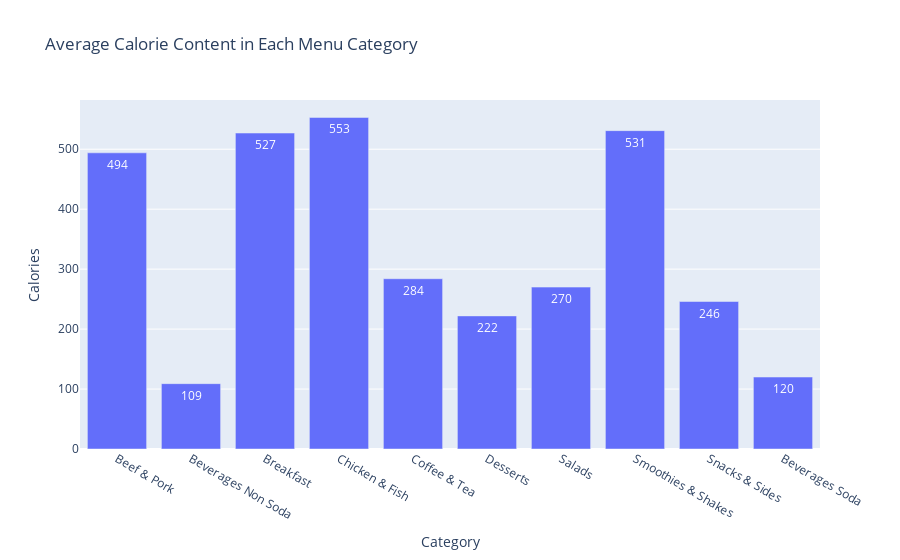

The code cell stored with this chart in its notebook:
### Code cell
# df_soda_non_soda.iplot(kind='bar', x='Category', y='Calories')

import plotly.express as px

fig = px.bar(df_soda_non_soda, x="Category", y="Calories", text='Calories', 
             title="Average Calorie Content in Each Menu Category")
fig.show()

### Figure 1 — Plotly figure (JSON) as saved in the notebook; plotly's stock layout.template omitted (floating-point values rounded to 4 significant figures)
{"data": [{"alignmentgroup": "True", "hovertemplate": "Category=%{x}<br>Calories=%{text}<extra></extra>", "legendgroup": "", "marker": {"color": "#636efa"}, "name": "", "offsetgroup": "", "orientation": "v", "showlegend": false, "text": [494, 109, 527, 553, 284, 222, 270, 531, 246, 120], "textposition": "auto", "type": "bar", "x": ["Beef & Pork", "Beverages Non Soda", "Breakfast", "Chicken & Fish", "Coffee & Tea", "Desserts", "Salads", "Smoothies & Shakes", "Snacks & Sides", "Beverages Soda"], "xaxis": "x", "y": [494, 109, 527, 553, 284, 222, 270, 531, 246, 120], "yaxis": "y"}], "layout": {"barmode": "relative", "legend": {"tracegroupgap": 0}, "title": {"text": "Average Calorie Content in Each Menu Category"}, "xaxis": {"anchor": "y", "domain": [0, 1], "title": {"text": "Category"}}, "yaxis": {"anchor": "x", "domain": [0, 1], "title": {"text": "Calories"}}}}
